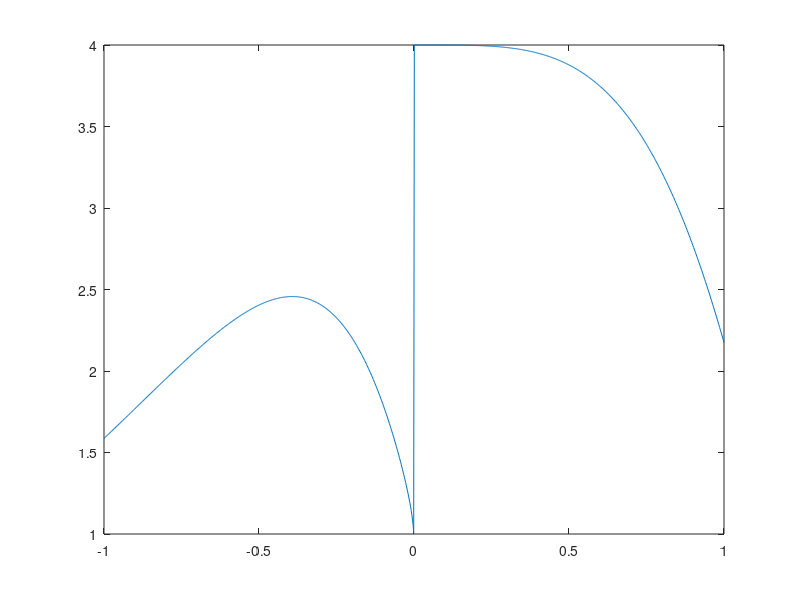

Source code (MATLAB): (Note: this script raises an error after producing the figure.)
x = linspace(-1, 1, 1000);


lessThanOne = find(x<0);
y = []

for count = 1:length(lessThanOne)
    y = [y, sin(1/(1-x(lessThanOne(count))^(1/6)))];
end


for count2 = length(lessThanOne):(length(x)-1)
     y = [y, 4*cos(x(count2)^2)];
end

noise = rand(1, 1000);
z = y + noise

plot(x, y);
subplot(x, z, h);

